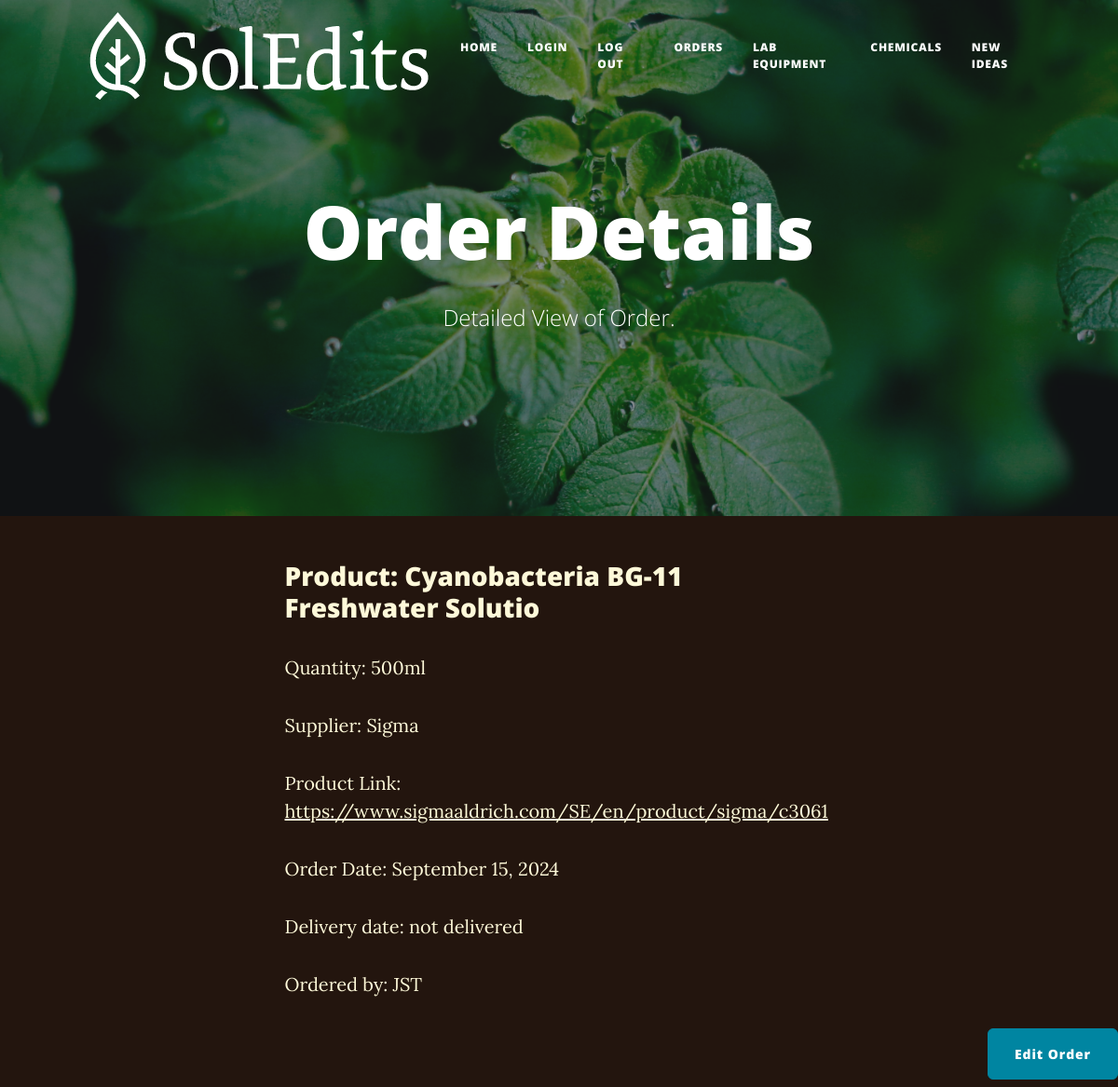
The page /show_order/5 on the database its author committed.
### main.py (models this page shows)
class Orders(db.Model):
    __tablename__ = "orders"
    id: Mapped[int] = mapped_column(Integer, primary_key=True)
    product: Mapped[str] = mapped_column(String(250), unique=False, nullable=False)
    amount: Mapped[str] = mapped_column(Integer, nullable=False)
    provider: Mapped[str] = mapped_column(String(250), nullable=False)
    product_url: Mapped[str] = mapped_column(String(250), nullable=False)
    user: Mapped[str] = mapped_column(String(250), nullable=False)
    date: Mapped[str] = mapped_column(String(250), nullable=False)
    delivery_date: Mapped[str] = mapped_column(String(250), nullable=True)

### main.py (the view)
@app.route('/show_order/<int:order_id>', methods = ["POST", "GET"])
def show_order(order_id):
        post = db.get_or_404(Orders, order_id)
        return render_template("show_order.html", order = post, order_id = post.id)

### templates/show_order.html (shortened to what this page needs)
 {% include "header.html" %}
<header
  class="masthead"
  style="background-image: url('../static/assets/img/potato_plant2.jpg')"
>
  <div class="container position-relative px-4 px-lg-5">
    <div class="row gx-4 gx-lg-5 justify-content-center">
      <div class="col-md-10 col-lg-8 col-xl-7">
        <div class="site-heading">
          <h1>Order Details</h1>
          <span class="subheading">Detailed View of Order.</span>
        </div>
      </div>
    </div>
  </div>
</header>
<div class="container position-relative px-4 px-lg-5">
    <div class="row gx-4 gx-lg-5 justify-content-center">
      <div class="col-md-10 col-lg-8 col-xl-7">
        <div class="subheading">
          <h3>Product: {{order.product}}</h3>
          <span class="subheading">
            <p> Quantity: {{ order.amount }} </p>
            <p> Supplier: {{ order.provider }} </p>
            <p> Product Link: <a href="{{ order.product_url}}"> {{ order.product_url}}</a></p>
            <p> Order Date: {{ order.date }} </p>
            <p> Delivery date: {{ order.delivery_date }} </p>
            <p> Ordered by: {{ order.user }} </p>
          </span>
        </div>
      </div>
    </div>
  </div>
  <div class="d-flex justify-content-end mb-2">
    <a href="{{url_for('edit_order', order_id = order.id)}}" class="btn btn-primary float-right"
    >Edit Order</a>
  </div>

### rows shown on the page
Orders: product "Cyanobacteria BG-11 Freshwater Solutio", amount "500ml", provider "Sigma", product_url "https://www.sigmaaldrich.com/SE/en/product/sigma/c3061", date "September 15, 2024", delivery_date "not delivered", user "JST"
